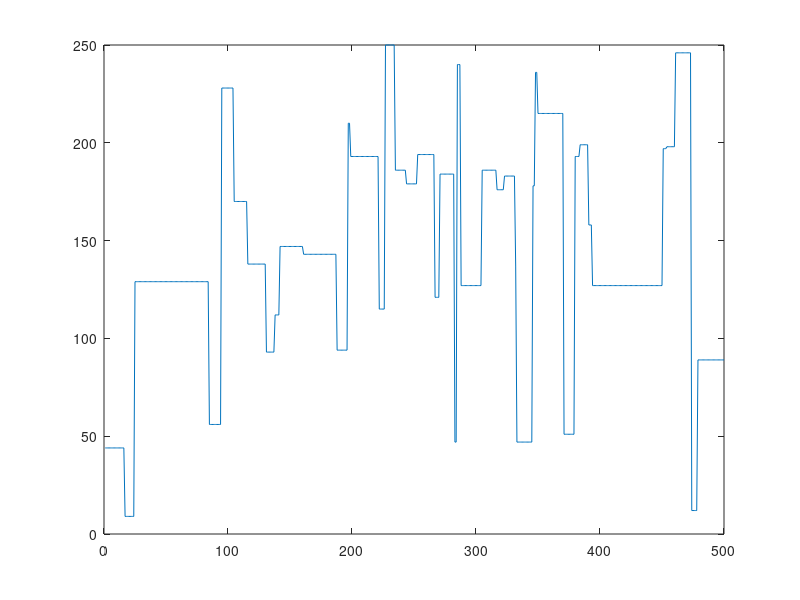

Write MATLAB code to recreate this figure.
mu = 10; % parametre pour la loi exponentielle
N = 500; % nombre de pixel
k = 1; % compteur a ne pas toucher
Suite_symbole = zeros(1,N); % Preallocation de la memoire

while(k<N)
    i = floor(rand*255);  % Une intensite entre 0 et 255
    for j = 1:ceil(exprnd(mu))
        Suite_symbole(k) = i; % propager i sur j pixel
        k = k+1;
    end
end

R = Suite_symbole(1:500);  % On ampute le signal des valeurs en trop

plot(R)
